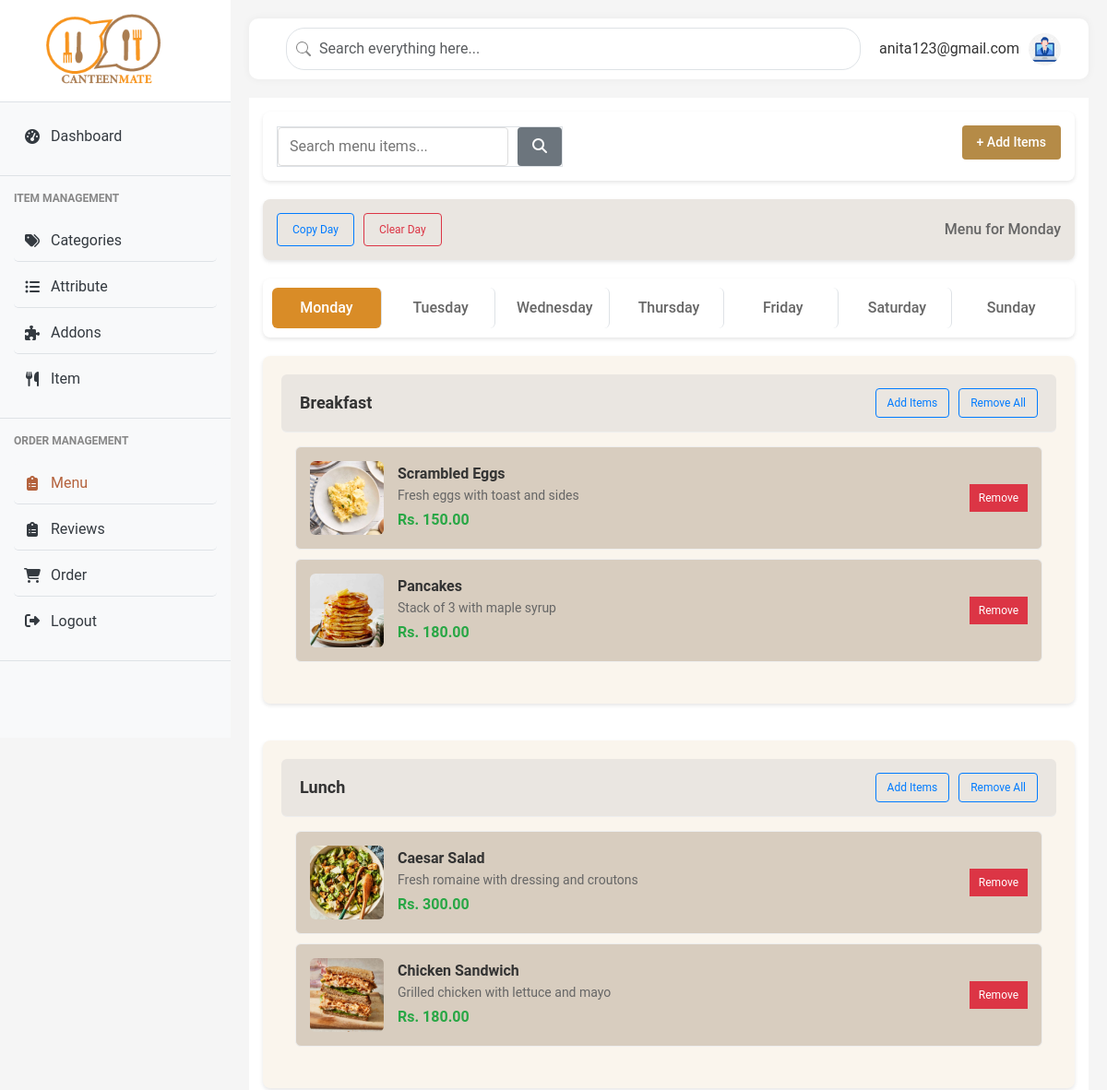
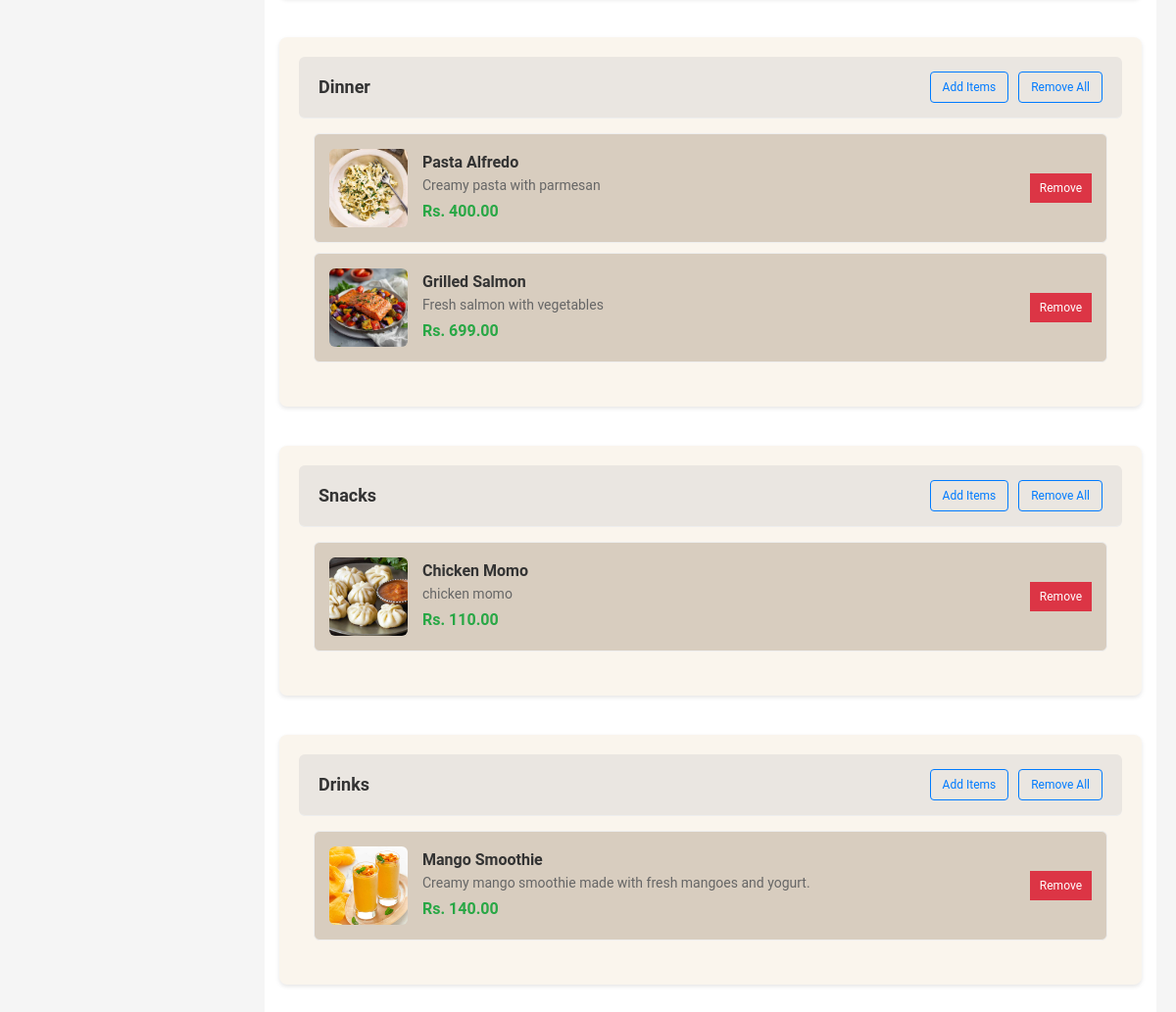
/admin/menu (signed in), run on the app's committed database (2 pictures, top to bottom).
### models.py (models this page shows, shortened)
class User(db.Model):
    id = db.Column(db.Integer, primary_key=True)
    fullname = db.Column(db.String(100), nullable=False)
    email = db.Column(db.String(100), unique=True, nullable=False)
    password = db.Column(db.String(200), nullable=False)
    role = db.Column(db.String(20), nullable=False)  # 'student', 'staff', or 'admin'
    created_at = db.Column(db.DateTime, server_default=db.func.now())

class Category(db.Model):
    __tablename__ = 'categories'
    id = db.Column(db.Integer, primary_key=True)
    name = db.Column(db.String(100), nullable=False, unique=True)
    status = db.Column(db.Boolean, default=True)  # Active or Inactive
    items = db.relationship('Item', backref='category', lazy=True, cascade='all, delete-orphan')

class Item(db.Model):
    __tablename__ = 'items'
    id = db.Column(db.Integer, primary_key=True)
    name = db.Column(db.String(100), nullable=False)
    price = db.Column(db.Float, nullable=False)
    category_id = db.Column(db.Integer, db.ForeignKey('categories.id'), nullable=False)
    description = db.Column(db.Text, nullable=True)
    image_filename = db.Column(db.String(255), nullable=True)
    available = db.Column(db.Boolean, default=True)
    attribute_values = db.relationship(
        'AttributeValue',
        secondary=item_attribute_values,
        back_populates='items'
    )
    addons = db.relationship(
        'Addon',
        secondary=addon_item_association,
        back_populates='items'
    )

### main.py (the view)
@app.route('/admin/menu')
@login_required
def menu():
    user_id = session['user_id']
    user = User.query.get(user_id)
    categories = Category.query.filter_by(status=True).all()
    available_items = Item.query.filter_by(available=True).all()
    current_day = request.args.get('day', 'monday')
    menu_items = {}
    for category in categories:
        menu_items[category.name] = []
    menu_entries = Menu.query.filter_by(day=current_day).all()
    for entry in menu_entries:
        if entry.category.name not in menu_items:
            menu_items[entry.category.name] = []
        menu_items[entry.category.name].append(entry.item)
    return render_template('admin/admin_menu.html',
                           user=user,
                           active_page='menu',
                           categories=categories,
                           available_items=available_items,
                           menu_items=menu_items,
                           current_day=current_day)

### main.py (called while the page is built)
def login_required(view):
    @functools.wraps(view)
    def wrapped_view(**kwargs):
        if 'user_id' not in session:
            flash('Please log in to access this page', 'warning')
            return redirect(url_for('login'))
        return view(**kwargs)
    return wrapped_view

### templates/admin/admin_menu.html (shortened to what this page needs)
{% extends "admin/admin_base.html" %}
{% block content %}
<div class="menu-management">
    <section class="action-bar">
        <div class="search-container">
            <form method="GET" action="{{ url_for('search_menu') }}">
                <input type="text" name="q" placeholder="Search menu items..." value="{{ search_query or '' }}">
                <button type="submit" class="search-btn"><i class="fas fa-search"></i></button>
            </form>
        </div>
        <button class="add-btn" id="add-menu-btn">+ Add Items</button>
    </section>
    <section class="menu-actions">
        <button type="button" onclick="openCopyModal()">Copy Day</button>
        <button type="button" onclick="confirmClearDay()" class="danger">Clear Day</button>
        <span>Menu for {{ current_day.title() }}</span>
    </section>
    <section class="menu-days">
        <a href="{{ url_for('menu', day='monday') }}" class="day-tab {{ 'active' if current_day == 'monday' else '' }}">Monday</a>
        <a href="{{ url_for('menu', day='tuesday') }}" class="day-tab {{ 'active' if current_day == 'tuesday' else '' }}">Tuesday</a>
        <a href="{{ url_for('menu', day='wednesday') }}" class="day-tab {{ 'active' if current_day == 'wednesday' else '' }}">Wednesday</a>
        <a href="{{ url_for('menu', day='thursday') }}" class="day-tab {{ 'active' if current_day == 'thursday' else '' }}">Thursday</a>
        <a href="{{ url_for('menu', day='friday') }}" class="day-tab {{ 'active' if current_day == 'friday' else '' }}">Friday</a>
        <a href="{{ url_for('menu', day='saturday') }}" class="day-tab {{ 'active' if current_day == 'saturday' else '' }}">Saturday</a>
        <a href="{{ url_for('menu', day='sunday') }}" class="day-tab {{ 'active' if current_day == 'sunday' else '' }}">Sunday</a>
    </section>
    <section class="menu-categories">
        {% for category_name, items in menu_items.items() %}
        <div class="category-section">
            <div class="category-header">
                <h3>{{ category_name }}</h3>
                <div class="category-actions">
                    <button class="add-items-btn" onclick="openAddModal('{{ category_name }}')">Add Items</button>
                    {% if items %}
                        <form method="POST" action="{{ url_for('toggle_menu_category') }}" style="display: inline;">
                            <button type="submit" class="edit-category" onclick="return confirm('Remove all {{ category_name }} items from {{ current_day.title() }} menu?')">Remove All</button>
                        </form>
                    {% endif %}
                </div>
            </div>
            <div class="menuitems">
                {% if items %}
                    {% for item in items %}
                    <div class="menu-itemss">
                        <img src="{{ url_for('static', filename='uploads/items/' + item.image_filename) if item.image_filename else url_for('static', filename='img/placeholder.jpg') }}" alt="{{ item.name }}">
                        <div class="item-details">
                            <h4>{{ item.name }}</h4>
                            <p>{{ item.description or 'No description available' }}</p>
                            <span class="price">Rs. {{ "%.2f"|format(item.price) }}</span>
                        </div>
                        <div class="item-actions">
                            <form method="POST" action="{{ url_for('remove_menu_item') }}" style="display: inline;">
                                <button type="submit" class="remove-item" onclick="return confirm('Remove {{ item.name }} from menu?')">Remove</button>
                            </form>
                        </div>
                    </div>
                    {% endfor %}
                {% else %}
                    <div class="empty-category">
                        <p>No items in {{ category_name }} for {{ current_day.title() }}</p>
                        <button class="add-items-btn" onclick="openAddModal('{{ category_name }}')">Add Items</button>
                    </div>
                {% endif %}
            </div>
        </div>
        {% endfor %}
    </section>
</div>
{% endblock %}

### templates/admin/admin_base.html (shortened to what this page needs)
<!DOCTYPE html>
<html lang="en">
<head>
    <link href="https://cdnjs.cloudflare.com/ajax/libs/bootstrap/5.3.0/css/bootstrap.min.css" rel="stylesheet">
    <link href="https://cdnjs.cloudflare.com/ajax/libs/font-awesome/6.4.0/css/all.min.css" rel="stylesheet">
    <link href="{{ url_for('static', filename='css/style.css') }}" rel="stylesheet">
    <link href="{{ url_for('static', filename='css/admin_styles.css') }}" rel="stylesheet">
    <link href="{{ url_for('static', filename='css/content-page.css') }}" rel="stylesheet">
</head>
<body>
    <div class="d-flex">
    <div class="sidebar">
        <div class="brand">
            <img src="{{ url_for('static', filename='img/logo.png') }}" href={{ url_for('dashboard')}} alt="Canteen Logo">
        </div>
        <nav>
            <div class="menu-section">
                <a href="{{ url_for('dashboard')}}" class="menu-item {% if active_page == 'dashboard' %}active{% endif %}">
                    <i class="fas fa-tachometer-alt"></i>
                    Dashboard
                </a>
            </div>
            <div class="menu-section">
                <div class="menu-title">ITEM MANAGEMENT</div>
                <a href="{{ url_for('categories') }}" class="menu-item {% if active_page == 'categories' %}active{% endif %}">
                    <i class="fas fa-tags"></i>
                    Categories
                </a>
                <a href="{{ url_for('attribute')}}" class="menu-item {% if active_page == 'attributes' %}active{% endif %}">
                    <i class="fas fa-list-ul"></i>
                    Attribute
                </a>
                <a href="{{ url_for('addons')}}" class="menu-item {% if active_page == 'addons' %}active{% endif %}">
                    <i class="fas fa-puzzle-piece"></i>
                    Addons
                </a>
                <a href="{{ url_for('items')}}" class="menu-item  {% if active_page == 'items' %}active{% endif %}">
                    <i class="fas fa-utensils"></i>
                    Item
                </a>
            </div>
            <div class="menu-section">
                <div class="menu-title">ORDER MANAGEMENT</div>
                <a href="{{ url_for('menu') }}" class="menu-item  {% if active_page == 'menu' %}active{% endif %}">
                    <i class="fas fa-clipboard-list"></i>
                    Menu
                </a>
                <a href="{{ url_for('admin_reviews') }}" class="menu-item  {% if active_page == 'reviews' %}active{% endif %}">
                    <i class="fas fa-clipboard-list"></i>
                    Reviews
                </a>
                <a href="{{ url_for('admin_orders') }}" class="menu-item  {% if active_page == 'admin_orders' %}active{% endif %}">
                    <i class="fas fa-shopping-cart"></i>
                    Order
                </a>
                <a href="{{ url_for('logout') }}" class="menu-item {% if active_page == 'logout' %}active{% endif %}">
                    <div class="menu-icon"><i class="fas fa-sign-out-alt"></i></div>
                    <div class="menu-text">Logout</div>
                </a>
            </div>
        </nav>
    </div>
    <div class="content-wrapper">
        <div class="top-navbar">
            <div class="search-bar">
                <input type="text" class="form-control" placeholder="Search everything here...">
            </div>
            <div class="d-flex align-items-center">
                <div class="user-profile">
                    <div class="user-info">
                        <div class="user-email">{{ user.email }}</div>
                    </div>
                    <img src="{{ url_for('static', filename='img/admin.jpg') }}" alt="User Avatar">
                </div>
            </div>
        </div>
    {% block content %}{% endblock %}
</body>
</html>

### static/css/style.css (style rules this page uses)
:root { --primary-color: #f7941d; --secondary-color: #e74c3c; --light-gray: #f8f9fa; --dark-gray: #343a40; --success-color: #28a745; --warning-color: #ffc107; --danger-color: #dc3545; --border-color: #dee2e6; }
body { font-family: 'Segoe UI', Tahoma, Geneva, Verdana, sans-serif; background-color: #f5f5f5; overflow-x: hidden; }
.d-flex { display: flex; }
.sidebar { height: 100vh; flex: 0 0 clamp(200px, 25%, 250px); overflow-y: auto; position: fixed; width: clamp(200px, 25%, 250px); background-color: #f8f9fa; transition: transform 0.3s ease, width 0.3s ease; z-index: 1000; }
.brand { background-color: white; padding: 15px; border-bottom: 1px solid var(--border-color); display: flex; align-items: center; padding-left: 20%; }
.brand img { height: 80px; }
.menu-section { padding: 15px; border-bottom: 1px solid var(--border-color); }
.menu-title { font-size: 12px; color: #888; font-weight: bold; margin-bottom: 15px; text-transform: uppercase; }
.menu-item { display: flex; align-items: center; padding: 10px; border-radius: 5px; color: var(--dark-gray); text-decoration: none; margin-bottom: 5px; transition: all 0.3s; }
.menu-item:hover, .menu-item.active { background-color: var(--light-gray); color: #b4623c; }
.menu-item i { width: 20px; text-align: center; margin-right: 10px; }
.content-wrapper { margin-left: clamp(200px, 25%, 250px); padding: 20px; width: calc(100% - clamp(200px, 25%, 250px)); transition: margin-left 0.3s ease, width 0.3s ease; overflow-x: hidden; }
.top-navbar { display: flex; justify-content: space-between; align-items: center; background-color: white; border-radius: 10px; padding: 10px 20px; margin-bottom: 20px; box-shadow: 0 0 10px rgba(0,0,0,0.05); }
.search-bar { flex-grow: 1; margin: 0 20px; }
.search-bar input { border-radius: 20px; padding-left: 35px; background-position: 10px center; background-repeat: no-repeat; }
.user-profile { display: flex; align-items: center; gap: 10px; }
.user-profile img { width: 40px; height: 40px; border-radius: 50%; object-fit: cover; }
.user-profile .user-info { display: flex; flex-direction: column; }
.form-control, .form-select { border-radius: 5px; padding: 10px 15px; border: 1px solid var(--border-color); }
.category-section { background-color: white; margin-bottom: 20px; border-radius: var(--border-radius); box-shadow: var(--shadow); overflow: hidden; margin: 0 auto; padding: 20px; color: #333; }
.add-btn { background-color: #007bff; color: white; border: none; padding: 8px 16px; font-size: 14px; border-radius: 5px; cursor: pointer; display: flex; align-items: center; gap: 6px; transition: background-color 0.3s ease; }

### data on the page
User: email "anita123@gmail.com"
Category: name "Breakfast"
Item: image_filename (picture), name "Scrambled Eggs", description "Fresh eggs with toast and sides", price "150.00"
Item: image_filename (picture), name "Pancakes", description "Stack of 3 with maple syrup", price "180.00"
Category: name "Lunch"
Item: image_filename (picture), name "Caesar Salad", description "Fresh romaine with dressing and croutons", price "300.00"
Item: image_filename (picture), name "Chicken Sandwich", description "Grilled chicken with lettuce and mayo", price "180.00"
Category: name "Dinner"
Item: image_filename (picture), name "Pasta Alfredo", description "Creamy pasta with parmesan", price "400.00"
Item: image_filename (picture), name "Grilled Salmon", description "Fresh salmon with vegetables", price "699.00"
Category: name "Snacks"
Item: image_filename (picture), name "Chicken Momo", description "chicken momo", price "110.00"
Category: name "Drinks"
Item: image_filename (picture), name "Mango Smoothie", description "Creamy mango smoothie made with fresh mangoes and yogurt.", price "140.00"

### other printed values
{{ current_day.title() }} "Monday"
